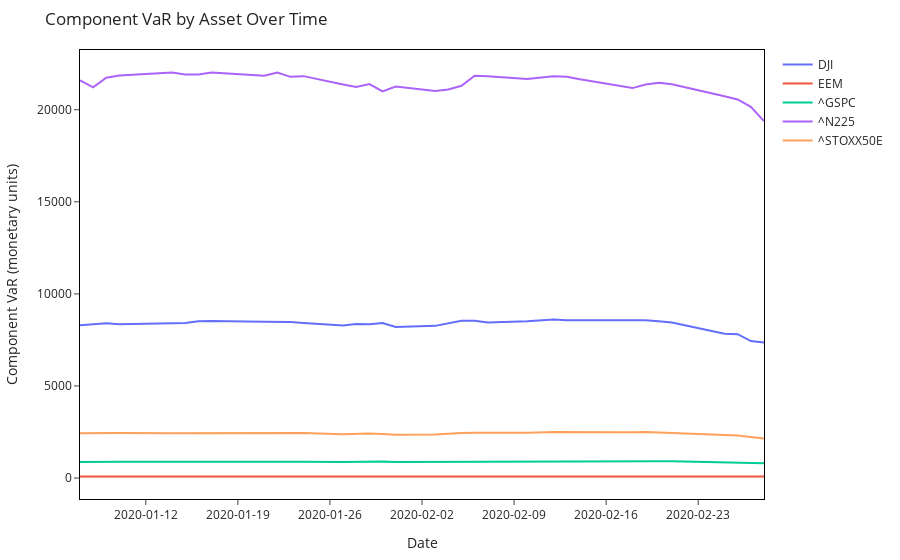

Notebook cell for this chart:
### Code cell
InteractivePlots.interactive_plot_risk_contribution_lines(component_df)
